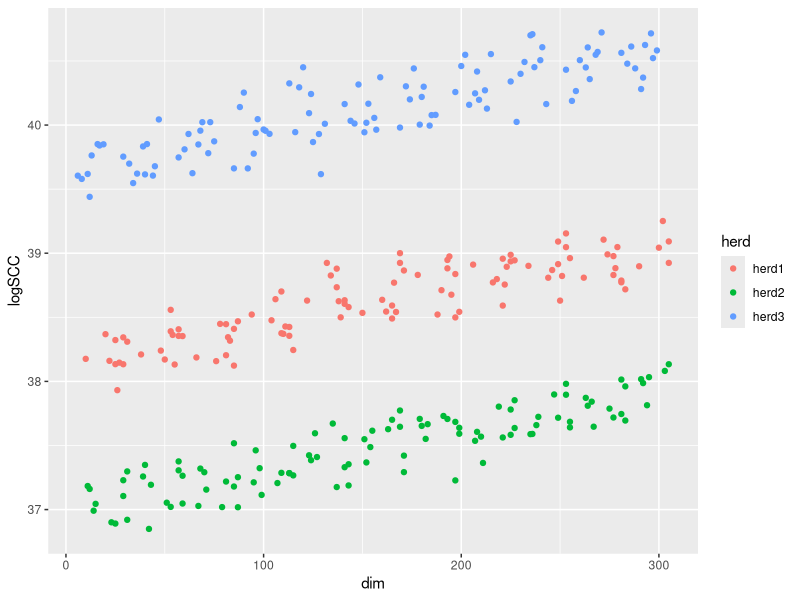

The R script that drew this image: (Note: this script raises an error after producing the figure.)


set.seed(20220404)
library(tidyverse)

### Simulate single animals with Wood: --------------------

#dim = seq.default(5, 305)
#samples_per_cow <- 10
#max_start_date <- 60
#herd_size = 50


# scc <- 150 * DIM ** -0.1 * exp(-0.003 * DIM)


### Simulate herd with wilmink: --------------------
simulate_wilmink <- function(herd, animals, interval, loga, b, k, d, resid) {
  obs <- ceiling(305 / interval)
  tibble(
    herd = rep(herd, animals),
    animal = 1:animals,
    dim = sample(5:(5 + interval), animals, TRUE)
  ) |>
    group_by(herd, animal) |>
    summarise(
      dim = seq(dim, dim + (interval * obs), by = interval),
      obsnr = (0:obs) + 1,
      .groups = "drop"
    ) |>
    filter(dim <= 305) |>
    mutate(mean = daily_lactation(dim, loga, b, k, d)) |>
    mutate(logSCC = rnorm(n(), mean, resid))
}

daily_lactation <- function(dim, loga, b, k, d) {
  a <- exp(loga)
  a + b * dim + k * exp(-d * dim)
}


# including 3 herds in the data each with different a,b,k,d parameters.
herd1 <- simulate_wilmink("herd1", 10, 28, 3.64, 0.00317, -2.25, 2.12, 0.15)
herd2 <- simulate_wilmink("herd2", 10, 28, 3.61, 0.00323, -2.25, 2.13, 0.15)
herd3 <- simulate_wilmink("herd3", 10, 28, 3.68, 0.00315, -2.28, 2.15, 0.15)

herds <- bind_rows(herd1, herd2, herd3)

# visualize data
ggplot(herds, aes(x=dim, y=logSCC, col=herd)) +
  geom_point()


gen_cow_ids <- str_c("CKR", 1:10)
gen_cow_ids %>%
  map_df(function(cowID) simulate_woods(cowID = cowID)) %>%
  identity() -> simulated_woods_df
# simulate_woods(cowID = gen_cow_ids) # doesn't work because `simulate_woods`
# does not vectorize over `cowID`

simulated_woods_df %>%
  dplyr::mutate(herdID = dplyr::if_else(str_detect(cowID, "[1-8]{1,1}$"), "A", "B")) %>%
  dplyr::group_by(herdID) %>%
  # mutate(epsilon_herd = rnorm(n = 1, mean = 0, sd = sd_herd)) %>%
  dplyr::mutate(epsilon_herd = rnorm(n = 1, mean = 0, sd = 2)) %>%


  dplyr::ungroup()





###################

library(nlme)
nlme::nlme(
  scc ~ a * (DIM**b) * exp(-c * DIM),
  data = data,
  fixed = a + b + c ~ 1,
  random = a + b + c ~ 1,
  # groups = ~cow_id,
  groups = ~BES_ID,
  start = c(
    a = 150,
    b = -0.1,
    c = -0.003
  ),
  # na.action = na.exclude,
  control = list(returnObject = TRUE)
)


fit_scc_curve <- function(data, y) {
  # y_quote = qoute(y)
  nlme::nlme(
    SCC ~ a * (DIM**b) * exp(-c * DIM),
    data = data,
    fixed = a + b + c ~ 1,
    random = a + b + c ~ 1,
    # groups = ~cow_id,
    groups = ~BES_ID,
    start = c(
      a = 150,
      b = -0.1,
      c = -0.003
    ),
    # na.action = na.exclude,
    control = list(returnObject = TRUE)
  )
}

